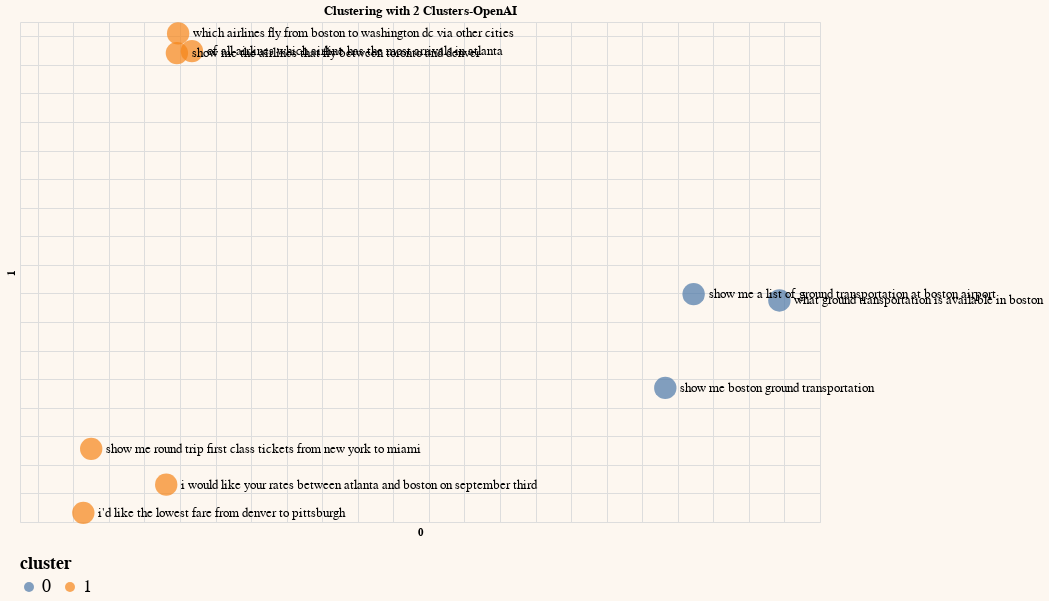

Source (notebook cell):
### Markdown cell above
### Clustering

### Code cell
from sklearn.cluster import KMeans

# Pick the number of clusters
df_clust = df_pc2.copy()
n_clusters=2

# Cluster the embeddings
kmeans_model = KMeans(n_clusters=n_clusters, random_state=0)
classes = kmeans_model.fit_predict(embeds).tolist()
df_clust['cluster'] = (list(map(str,classes)))

# Plot on a chart
df_clust.columns = df_clust.columns.astype(str)
openai_cluster = generate_chart(df_clust.iloc[:sample],'0','1',lbl='on',color='cluster',title='Clustering with 2 Clusters-OpenAI')
openai_cluster

### Figure 1 — Vega-Lite specification as saved in the notebook (floating-point values rounded to 4 significant figures; data arrays with more than 128 entries replaced by an {"elided": "..."} marker saying what was removed)
{"config": {"view": {"continuousWidth": 400, "continuousHeight": 300}, "background": "#FDF7F0", "legend": {"labelFontSize": 18, "orient": "bottom", "titleFontSize": 18}}, "layer": [{"mark": {"type": "circle", "size": 500}, "encoding": {"color": {"field": "cluster", "type": "nominal"}, "tooltip": [{"field": "query", "type": "nominal"}], "x": {"axis": {"domain": false, "labels": false, "ticks": false}, "field": "0", "scale": {"zero": false}, "type": "quantitative"}, "y": {"axis": {"domain": false, "labels": false, "ticks": false}, "field": "1", "scale": {"zero": false}, "type": "quantitative"}}}, {"mark": {"type": "text", "align": "left", "baseline": "middle", "color": "black", "dx": 15, "size": 13}, "encoding": {"color": {"value": "black"}, "text": {"field": "query", "type": "nominal"}, "tooltip": [{"field": "query", "type": "nominal"}], "x": {"axis": {"domain": false, "labels": false, "ticks": false}, "field": "0", "scale": {"zero": false}, "type": "quantitative"}, "y": {"axis": {"domain": false, "labels": false, "ticks": false}, "field": "1", "scale": {"zero": false}, "type": "quantitative"}}}], "data": {"name": "data-81c8d1d4c2a400df66ab8638cad4baec"}, "height": 500, "title": "Clustering with 2 Clusters-OpenAI", "width": 800, "$schema": "https://vega.github.io/schema/vega-lite/v4.17.0.json", "datasets": {"data-81c8d1d4c2a400df66ab8638cad4baec": [{"query": " which airlines fly from boston to washington dc via other cities", "query_embeds": {"elided": "1536 float values"}, "0": -0.06105, "1": 0.242, "cluster": "1"}, {"query": " show me the airlines that fly between toronto and denver", "query_embeds": {"elided": "1536 float values"}, "0": -0.06175, "1": 0.2282, "cluster": "1"}, {"query": " show me round trip first class tickets from new york to miami", "query_embeds": {"elided": "1536 float values"}, "0": -0.11, "1": -0.0488, "cluster": "1"}, {"query": " i'd like the lowest fare from denver to pittsburgh", "query_embeds": {"elided": "1536 float values"}, "0": -0.1144, "1": -0.09361, "cluster": "1"}, {"query": " show me a list of ground transportation at boston airport", "query_embeds": {"elided": "1536 float values"}, "0": 0.2289, "1": 0.05949, "cluster": "0"}, {"query": " show me boston ground transportation", "query_embeds": {"elided": "1536 float values"}, "0": 0.213, "1": -0.006145, "cluster": "0"}, {"query": " of all airlines which airline has the most arrivals in atlanta", "query_embeds": {"elided": "1536 float values"}, "0": -0.05328, "1": 0.2296, "cluster": "1"}, {"query": " what ground transportation is available in boston", "query_embeds": {"elided": "1536 float values"}, "0": 0.2772, "1": 0.05508, "cluster": "0"}, {"query": " i would like your rates between atlanta and boston on september third", "query_embeds": {"elided": "1536 float values"}, "0": -0.06775, "1": -0.07384, "cluster": "1"}]}}
